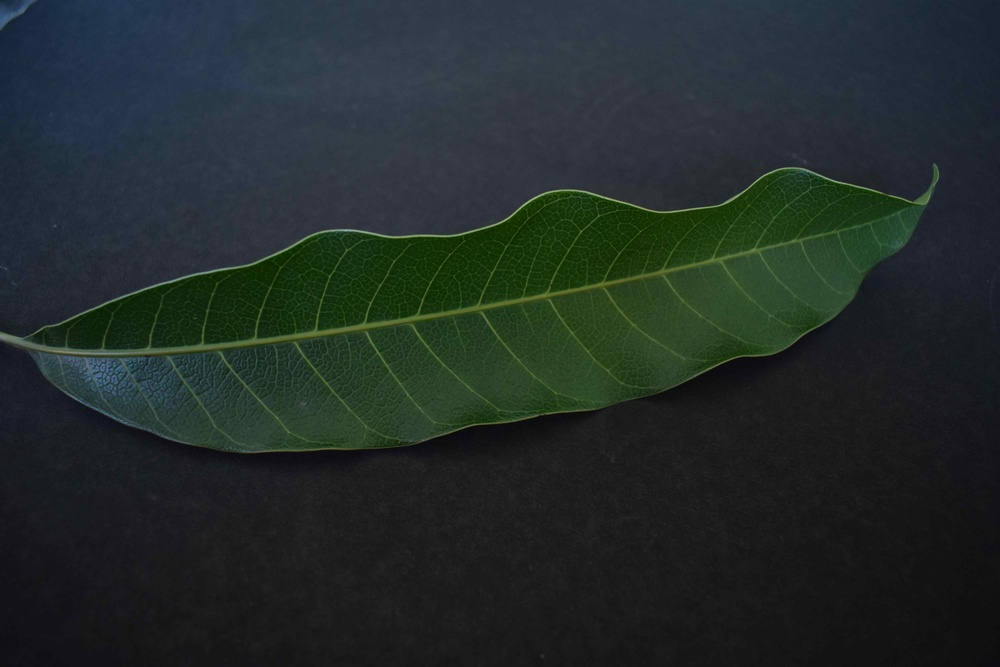
#> input picture Plant_Images/0001_0003.jpg, 1000 x 667 px, shrunk from 6000 x 4000 before the run; its folder holds only this picture in this run
$ python Plant.py
#> lines starting #> are read from the running program, lines starting #| are printed output that depends on the picture; after the words box and inside, x2 and y2 are one past the last pixel; in counts of white or black regions, pixels touching at a corner belong together
import cv2 as cv
import numpy as np
import pandas as pd
from decimal import Decimal
import os
from sklearn.model_selection import train_test_split
from sklearn.ensemble import RandomForestClassifier
from sklearn import metrics

path = 'Plant_Images'
files = os.listdir(path)
images = []
labels = []
aspect_ratios = []
final_labels = []
variable = 1
var_ = 1

for filename in files:
    if filename.endswith(('.JPG', '.jpg')):
        image_name = os.path.join(path, filename)
        image = cv.imread(image_name)
#> image is the input picture: shape (667, 1000, 3); mean B, G, R 42, 43.5, 34.3
        images.append(image)
        labels.append(filename)
        # Extract label from file name
        # labels.append(filename)

        # Converting image to create binary image
        image_hsv = cv.cvtColor(image, cv.COLOR_BGR2HSV)
#> image_hsv: shape (667, 1000, 3); mean H, S, V 67.1, 70.9, 49

        # Mask()
        lower_green = np.array([52, 0, 55])
        upper_green = np.array([104, 255, 255])
        mask = cv.inRange(image_hsv, lower_green, upper_green)
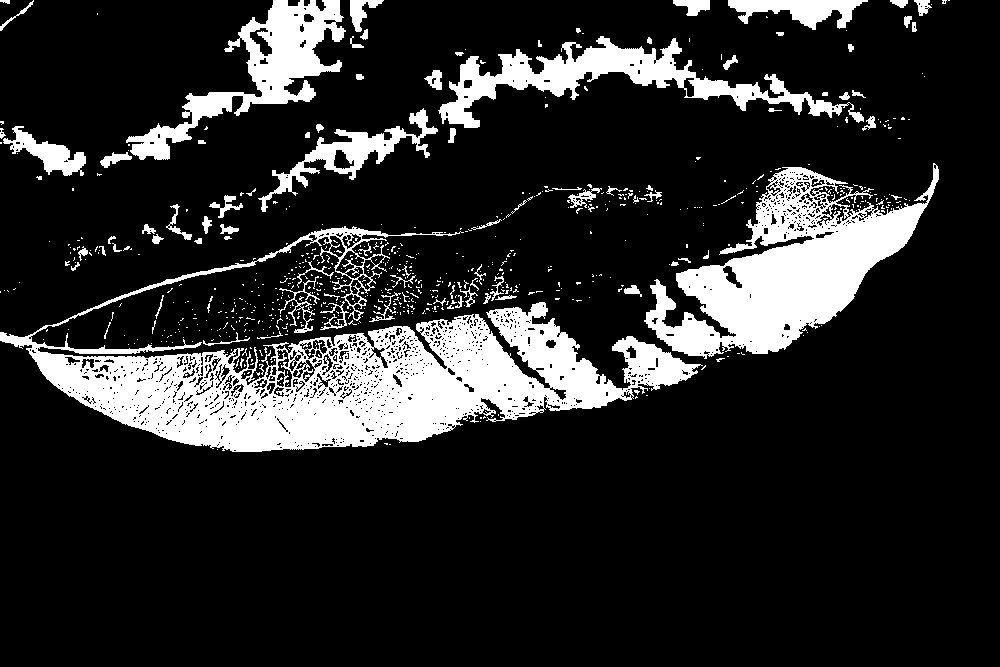
#> mask: shape (667, 1000); 16.2% white; 727 white regions (640 under 20 px), largest, box (x1, y1, x2, y2) and area: (0, 226, 703, 452) 49409, (644, 163, 939, 359) 23720, (438, 36, 864, 128) 10129

        # Output after masking
        # output_hsv = image_hsv.copy()
        # output_hsv[np.where(mask == 0)] = 0

        # Conversion to grayscale
#> (the run stopped early here; a loop or call above may not have finished)

$ run again, on Plant_Images/0001_0012.jpg
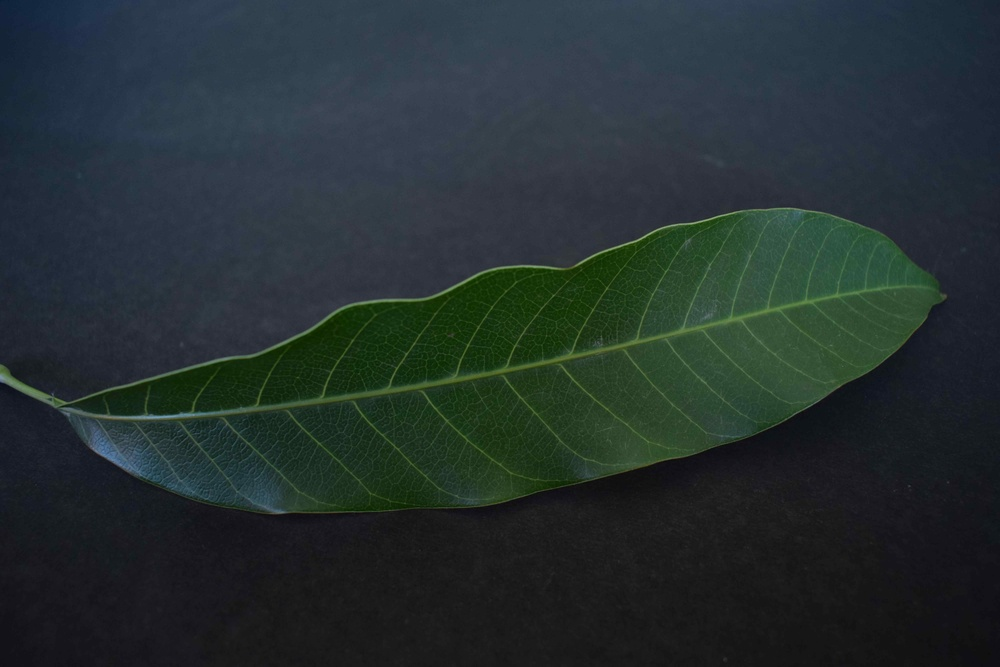
#> input picture Plant_Images/0001_0012.jpg, 1000 x 667 px, shrunk from 6000 x 4000 before the run
#> image is the input picture: shape (667, 1000, 3); mean B, G, R 48.5, 47.9, 36.9
#> image_hsv: shape (667, 1000, 3); mean H, S, V 81.8, 79, 54.7
#> `mask = cv.inRange(image_hsv, lower_green, upper_green)`:
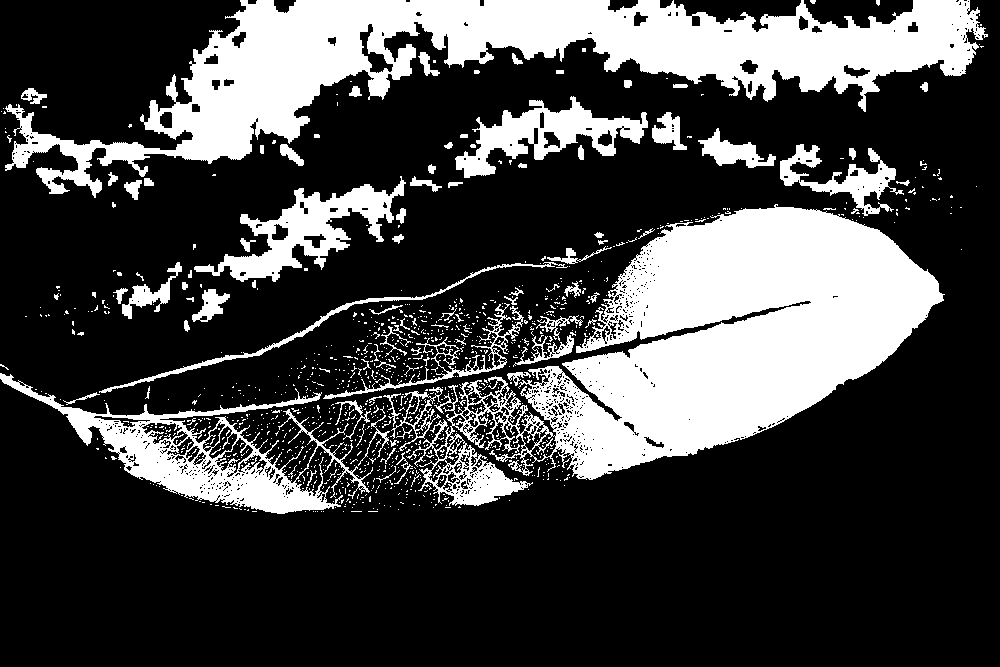
#> mask: shape (667, 1000); 26.4% white; 1180 white regions (1085 under 20 px), largest, box (x1, y1, x2, y2) and area: (406, 204, 945, 506) 70630, (5, 0, 988, 198) 60821, (0, 373, 373, 514) 12376

$ run again, on Plant_Images/0001_0013.jpg
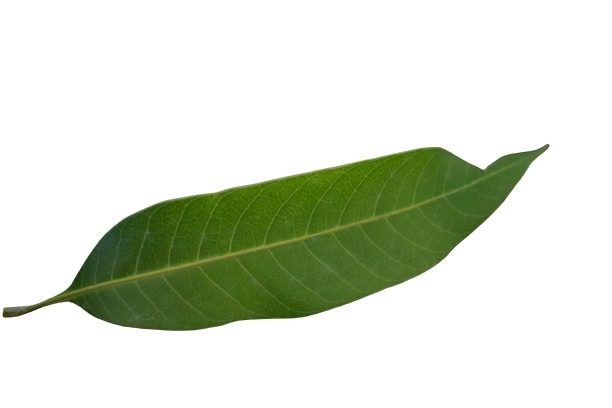
#> input picture Plant_Images/0001_0013.jpg, 612 x 408 px
#> image is the input picture: shape (408, 612, 3); mean B, G, R 208, 222.9, 216.4
#> image_hsv: shape (408, 612, 3); mean H, S, V 11, 37.2, 222.9
#> `mask = cv.inRange(image_hsv, lower_green, upper_green)`:
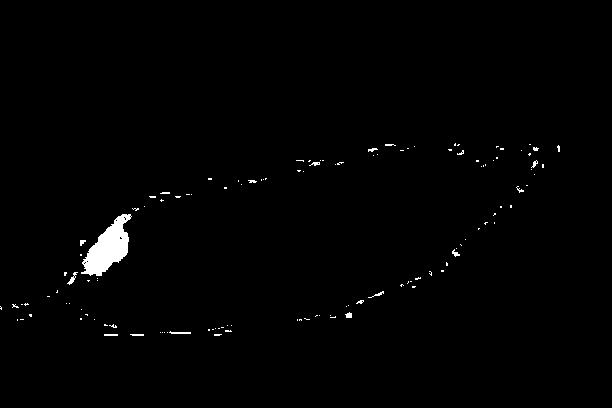
#> mask: shape (408, 612); 1% white; 126 white regions (112 under 20 px), largest, box (x1, y1, x2, y2) and area: (81, 214, 132, 276) 1581, (67, 272, 78, 285) 47, (169, 331, 191, 334) 43

$ run again, on Plant_Images/0001_0015.jpg
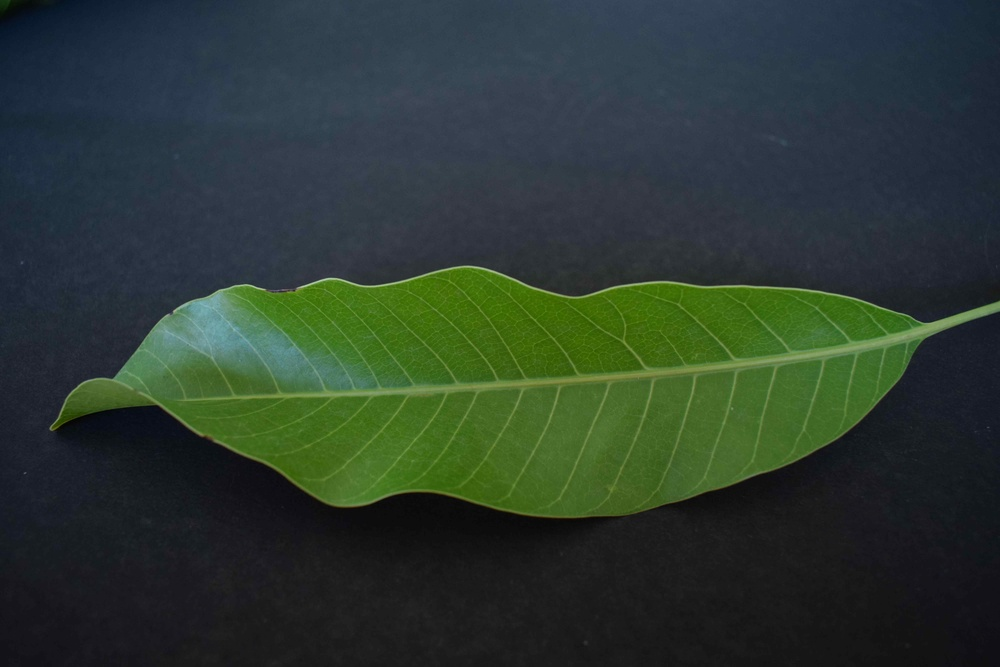
#> input picture Plant_Images/0001_0015.jpg, 1000 x 667 px, shrunk from 6000 x 4000 before the run
#> image is the input picture: shape (667, 1000, 3); mean B, G, R 49.1, 58.2, 44
#> image_hsv: shape (667, 1000, 3); mean H, S, V 78.5, 91.4, 65.2
#> `mask = cv.inRange(image_hsv, lower_green, upper_green)`:
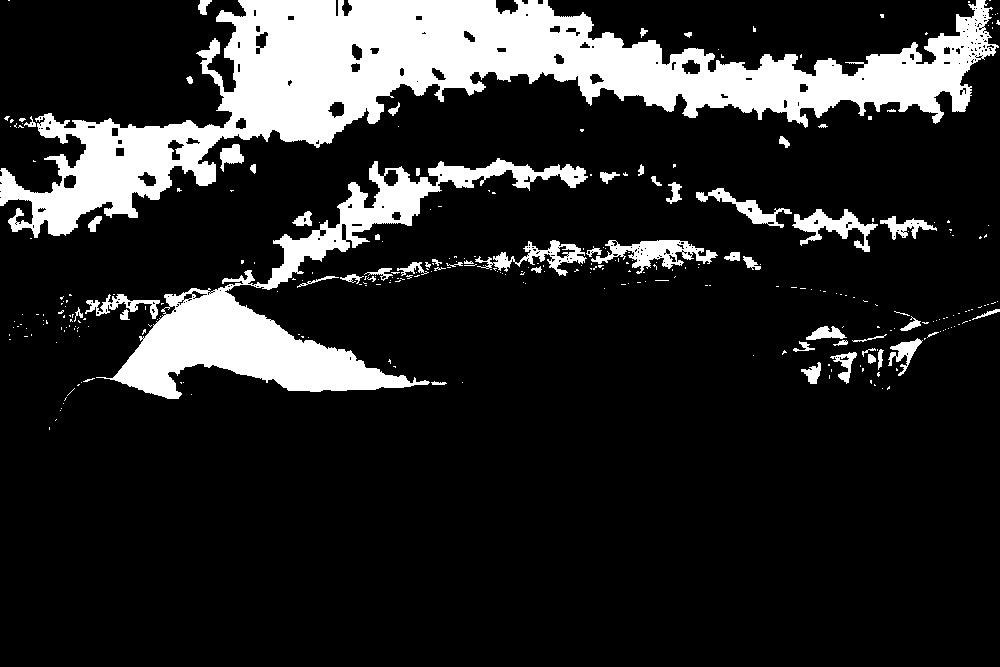
#> mask: shape (667, 1000); 15.9% white; 310 white regions (254 under 20 px), largest, box (x1, y1, x2, y2) and area: (0, 0, 999, 238) 70084, (96, 158, 588, 399) 23580, (591, 240, 718, 274) 1751
